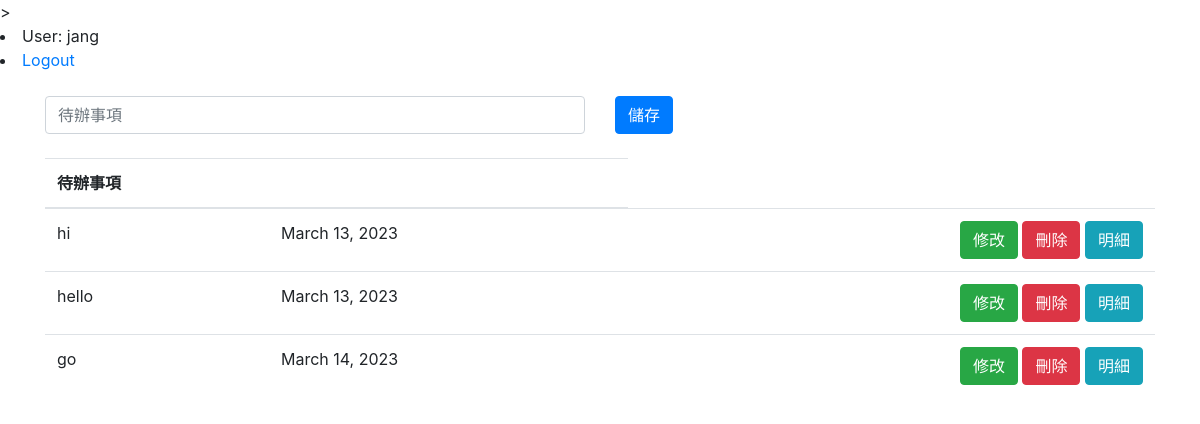
The page /todo/ (signed in) on the database its author committed.
### todo/models.py (models this page shows)
class Todo(models.Model):
    title = models.CharField(max_length=100, verbose_name=_('title'), help_text=_('job title'))
    finish = models.BooleanField(default=False, verbose_name=_('finished'), help_text=_('does job finish'))
    created = models.DateField(default=timezone.now)

### todo/views.py (the view)
# urls.py: path('', TodoListView.as_view(), name='list'),
class TodoListView(ListView):
    model = Todo
    queryset = Todo.objects.filter(finish=False)  # 指定查詢條件
    template_name = 'todo/todo_list.html'  # 樣板路徑
    def get_context_data(self, **kwargs):  # 要傳遞的資料
        context = super().get_context_data(**kwargs)
        context["form"] = TodoModelForm()  # 資料模型表單
        return context

### todo/forms.py
class TodoModelForm(forms.ModelForm):
    class Meta:
        model = Todo
        fields = ('title', 'finish')
        widgets = {
            'title': forms.TextInput(attrs={'class': 'form-control', 'placeholder': '待辦事項'})
        }

### todo/templates/todo/todo_list.html (shortened to what this page needs)
{% extends 'base.html' %}
{% block content %}
<form action="/todo/create" method="POST">
    <div class="row">
        <div class="col">
            {{ form.title }}
        </div>
        <div class="col">
            <input type="submit" class="btn btn-primary" value="儲存">
        </div>
    </div>
</form>
<br />
<table class="table">
    <thead>
        <tr>
            <th>待辦事項</th>
            <th></th>
        </tr>
    </thead>
    <tbody>
        {% for todo in object_list %}
        <tr>
            <td>{{ todo.title }}</td>
            <td>{{ todo.created }}</td>
            <td style="text-align:right;">
                <a href="{% url 'todo:update' todo.id %}" class="btn btn-success">修改</a>
                <a href="{% url 'todo:delete' todo.id %}" class="btn btn-danger">刪除</a>
                <a href="{% url 'todo:detail' todo.id %}" class="btn btn-info">明細</a>
            </td>
        </tr>
        {% endfor %}
    </tbody>
</table>
{% endblock  %}

### templates/base.html (shortened to what this page needs)
<!doctype html>
<html lang="zh-Hant">
  <head>
<link rel="stylesheet" href="https://stackpath.bootstrapcdn.com/bootstrap/4.4.1/css/bootstrap.min.css">
  </head>
  <body>
  {% if user.is_authenticated %}
     <li>User: {{ user.get_username }}</li>
     <li><a href="{% url 'logout'%}?next={{request.path}}">Logout</a></li>
   {% else %}
     <li><a href="{% url 'login'%}?next={{request.path}}">Login</a></li>
   {% endif %}
    <div class="container">
        <br />
        {% block content %}
        {% endblock  %}
    </div>
  </body>
</html>

### rows shown on the page
Todo: title "hi", created "March 13, 2023"
Todo: title "hello", created "March 13, 2023"
Todo: title "go", created "March 14, 2023"

### other values the page prints
{{ user.get_username }} "jang"
